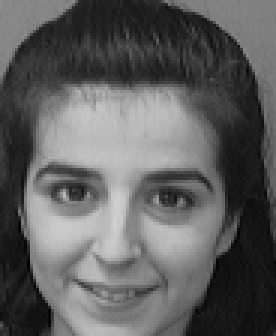
#> input picture DATA602/homework/Homework2/ATT/10_1.png, 92 x 112 px (shown 3 times larger); its folder holds 4 pictures in this run
$ jupyter execute homework2.ipynb
#> lines starting #> are read from the running program, lines starting #| are printed output that depends on the picture
[cell 1]
import cv2
import numpy as np
import os
import re

from collections import defaultdict
from sklearn.metrics import accuracy_score

[cell 2]
# Distance Measurement
def euclidean_distance(x1, x2):
    return np.sqrt(np.sum((x1 - x2) ** 2))

# 1NN Implement
## INPUT: data: a list of image numpy array
##       labels: a list of labels
##        input: a list of unlabeled data
## OUTPUT: Predicted Lable
def OneNN(data, labels, input, distance=euclidean_distance):
    distances = [distance(input, train_point) for train_point in data]
    nearest_index = np.argmin(distances)
    return labels[nearest_index]

# Stratified Kfold Implement: Ensure that the proportion of categories in each fold is equal to
#                             the proportion of categories in the original data source set
## INPUT: X: a list of data
##        y: a list of labels
##        k: kfold
##        random_seed: fix randomness
## OUTPUT: yield a iterable generator, containing train indices and valid/test indices
def stratified_kfold(X, y, k=5, random_seed=None):
    if random_seed is not None:
        np.random.seed(random_seed)

    _, class_indices = np.unique(y, return_inverse=True)
    class_counts = defaultdict(list)

    for idx, class_idx in enumerate(class_indices):
        class_counts[class_idx].append(idx)

    folds = [[] for _ in range(k)]

    for class_idx, indices in class_counts.items():
        np.random.shuffle(indices)

        for i, idx in enumerate(indices):
            folds[i % k].append(idx)

    for i in range(k):
        test_indices = folds[i]
        train_indices = [idx for j in range(k) if j != i for idx in folds[j]]
        yield train_indices, test_indices

[cell 3]
# Read in Dataset and Labels
filename = "ATT"
files = [f for f in os.listdir(filename) if '.png' in f]
dataset = [cv2.imread(filename + "/" + f, cv2.IMREAD_GRAYSCALE) for f in files]
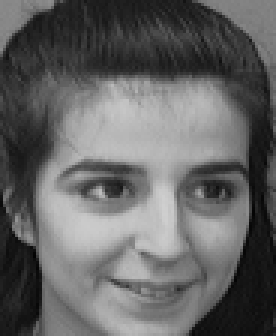
#> input picture DATA602/homework/Homework2/ATT/10_3.png, 92 x 112 px (shown 3 times larger)
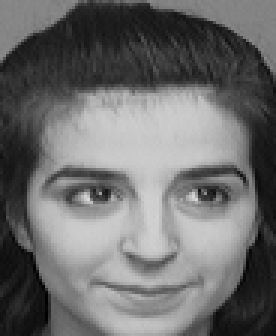
#> input picture DATA602/homework/Homework2/ATT/10_6.png, 92 x 112 px (shown 3 times larger)
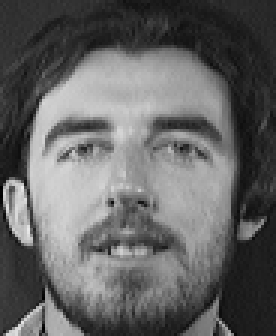
#> input picture DATA602/homework/Homework2/ATT/11_1.png, 92 x 112 px (shown 3 times larger)
#> dataset = 4 items
labels = [re.search(r'(\d+)_', f).group(1) for f in files]

[cell 4]
# For test set in each fold, do 1NN with the rest train set
acc = []
for trainidx, testidx in stratified_kfold(dataset, labels, random_seed=42):
    x = [dataset[i] for i in trainidx]
    y = [labels[i] for i in trainidx]
    testdata = [dataset[i] for i in testidx]
    y_pred = [OneNN(x, y, t) for t in testdata]
    y_true = [labels[t] for t in testidx]
    acc.append(accuracy_score(y_true, y_pred))
#> this loop made 5 passes
#> (trainidx, testidx, y, y_pred, y_true) on passes 2 to 3: ([0, 3, 2], [1], ['10', '11', '10'], ['10'], ['10']), ([0, 3, 1], [2], ['10', '11', '10'], ['10'], ['10'])
#> (trainidx, testidx, y) on passes 4 to 5: ([0, 3, 1, 2], [], ['10', '11', '10', '10']), ([0, 3, 1, 2], [], ['10', '11', '10', '10'])
#> after the loop, acc = [0.5, 1, 1, nan, nan]

[cell 5]
# Result
print('The Average Prediction Accuracy is ', np.mean(acc))
#| The Average Prediction Accuracy is  nan
